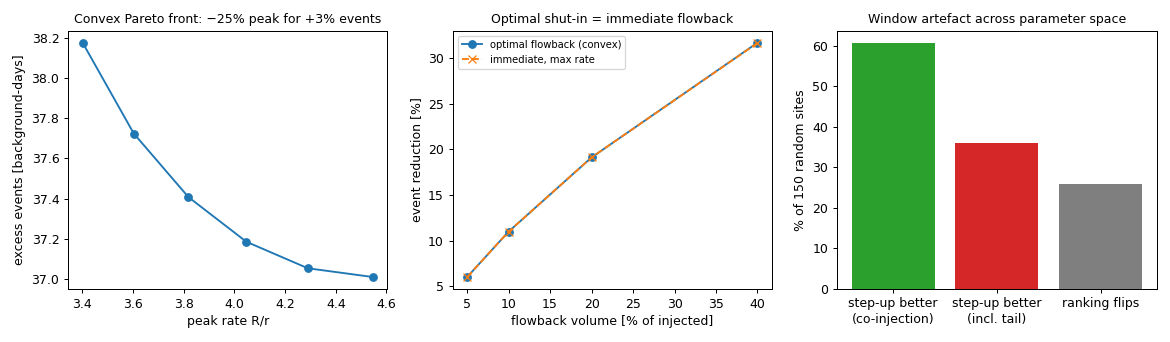

This chart was generated by the following Python code:
import json, numpy as np, matplotlib; matplotlib.use('Agg'); import matplotlib.pyplot as plt
X = json.load(open('h1b_extra.json')); B = json.load(open('h1b_results.json'))
fig, ax = plt.subplots(1, 3, figsize=(13, 3.8), dpi=90)
f = np.array(X['T6']); ax[0].plot(f[:, 2], f[:, 1], 'o-'); ax[0].set_xlabel('peak rate R/r'); ax[0].set_ylabel('excess events [background-days]')
ax[0].set_title('Convex Pareto front: −25% peak for +3% events', fontsize=10)
r = X['T3b']; ax[1].plot([100*x['B'] for x in r], [-100*x['opt'] for x in r], 'o-', label='optimal flowback (convex)')
ax[1].plot([100*x['B'] for x in r], [-100*x['immediate'] for x in r], 'x--', label='immediate, max rate')
ax[1].set_xlabel('flowback volume [% of injected]'); ax[1].set_ylabel('event reduction [%]'); ax[1].legend(fontsize=8)
ax[1].set_title('Optimal shut-in = immediate flowback', fontsize=10)
t4 = B['T4']; ax[2].bar(['step-up better\n(co-injection)', 'step-up better\n(incl. tail)', 'ranking flips'],
       [100*t4['co_better'], 100*t4['tail_better'], 100*t4['flip']], color=['C2', 'C3', 'C7'])
ax[2].set_ylabel(f"% of {t4['n']} random sites"); ax[2].set_title('Window artefact across parameter space', fontsize=10)
fig.tight_layout(); fig.savefig('h1b_fig.png')
